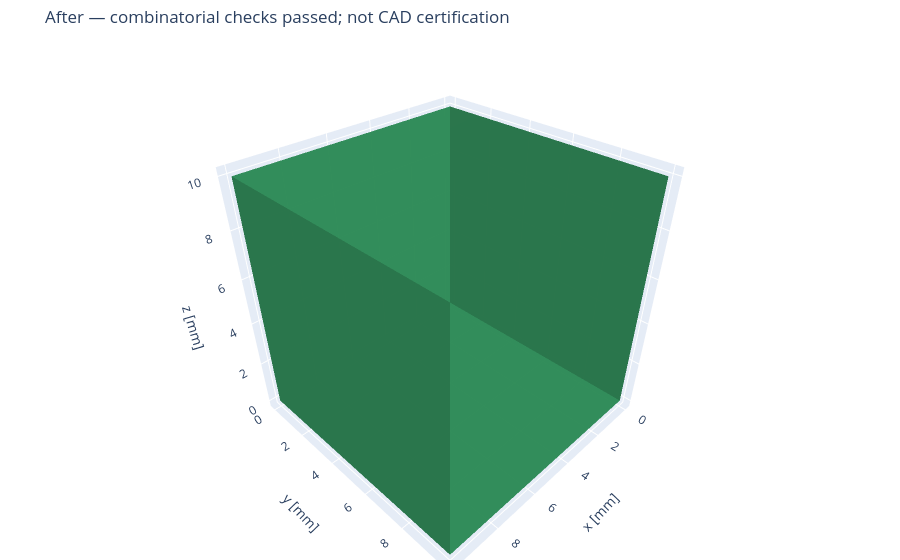

Here is the notebook cell this chart was saved with:
### Code cell
after_figure = polygonal_audit_figure(
    result.candidate, result.report.after,
    title="After — combinatorial checks passed; not CAD certification",
)
after_figure.show(renderer="plotly_mimetype")

### Figure 1 — Plotly figure (JSON) as saved in the notebook; plotly's stock layout.template omitted (floating-point values rounded to 4 significant figures)
{"data": [{"color": "seagreen", "flatshading": true, "i": [0, 0, 7, 7, 0, 0, 1, 1, 2, 2, 3, 3], "j": [3, 2, 4, 5, 1, 5, 2, 6, 3, 7, 0, 4], "k": [2, 1, 5, 6, 5, 4, 6, 5, 7, 6, 4, 7], "name": "Surface", "opacity": 0.85, "type": "mesh3d", "x": [0.0, 10.0, 10.0, 0.0, 0.0, 10.0, 10.0, 0.0], "y": [0.0, 0.0, 10.0, 10.0, 0.0, 0.0, 10.0, 10.0], "z": [0.0, 0.0, 0.0, 0.0, 10.0, 10.0, 10.0, 10.0]}], "layout": {"margin": {"b": 0, "l": 0, "r": 0, "t": 45}, "scene": {"aspectmode": "data", "xaxis": {"title": {"text": "x [mm]"}}, "yaxis": {"title": {"text": "y [mm]"}}, "zaxis": {"title": {"text": "z [mm]"}}}, "title": {"text": "After — combinatorial checks passed; not CAD certification"}}}
